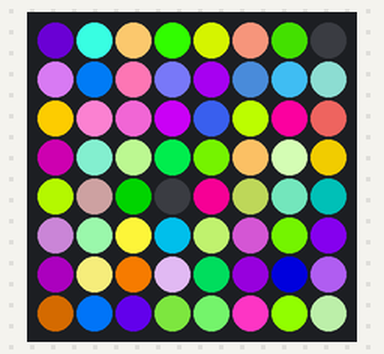
This program was run on a simulated Raspberry Pi (BCM pin numbers) with a Sense HAT. Shown: the Sense HAT's 8×8 RGB LED matrix. Random numbers come from a fixed seed.

Above: at 0.17 s.
At 2.57 s:
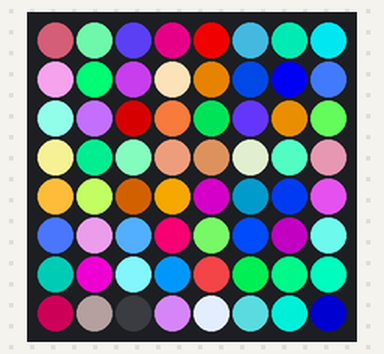
At 5.58 s:
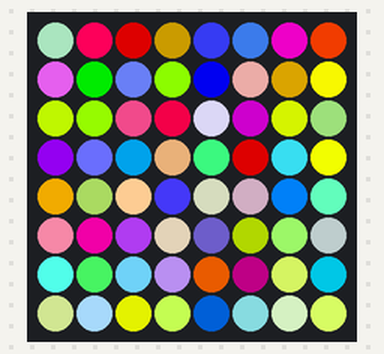
At 10.99 s:
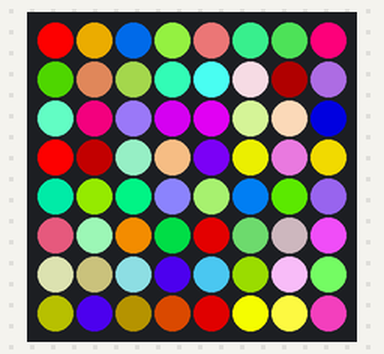
At 16.4 s:
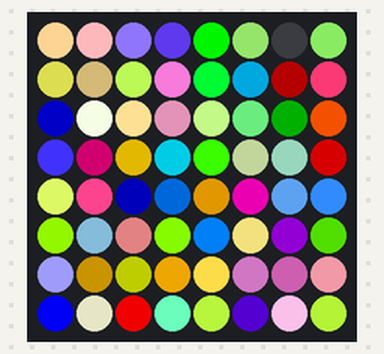
At 21.8 s:
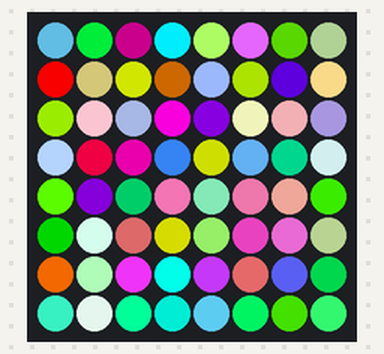

The program:

flashAllPixelsRandom.py
```python
from sense_hat import SenseHat
from time import sleep
import random

sense = SenseHat()

while True:

    O= [255, 255, 0]

    display_array = [
    O, O, O, O, O, O, O, O,
    O, O, O, O, O, O, O, O,
    O, O, O, O, O, O, O, O,
    O, O, O, O, O, O, O, O,
    O, O, O, O, O, O, O, O,
    O, O, O, O, O, O, O, O,
    O, O, O, O, O, O, O, O,
    O, O, O, O, O, O, O, O
    ]

    newlist = []

    for f in range(64):
        listy = [0, 0, 0]
        for i in range(1):
            listy[0] = random.randint(0, 255)
            listy[1]= random.randint(0, 255)
            listy[2]= random.randint(0, 255)
            newlist.append(listy)

    display_array = newlist
    sense.set_pixels(display_array)
    sleep(.001)
    sense.clear()
```
